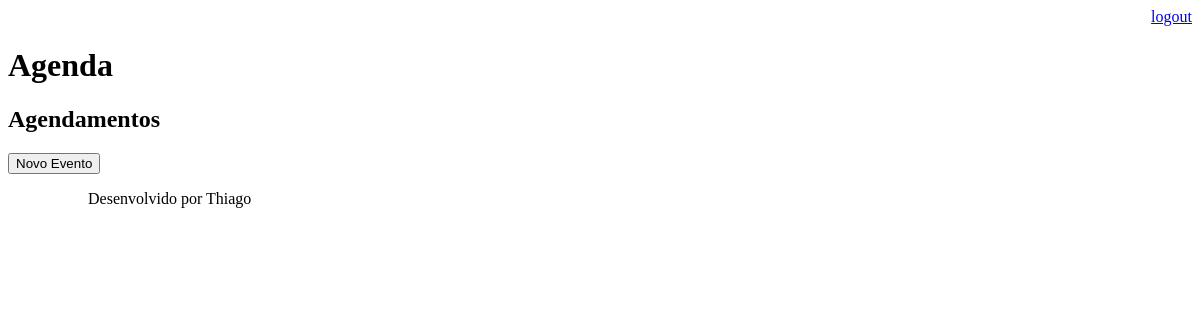
The page /agenda/ (signed in) on the database as committed earlier.
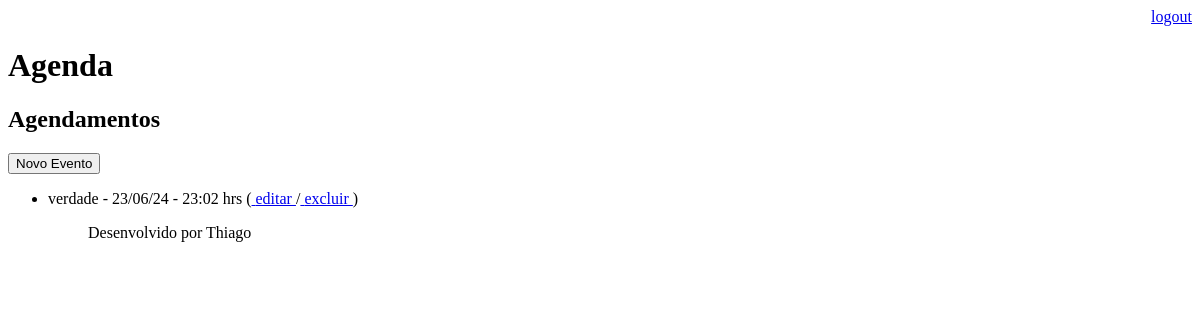
The same page on the database as committed later.
### core/models.py (models this page shows, shortened)
class Evento(models.Model):
    titulo = models.CharField(max_length=100)
    descricao = models.TextField(blank=True, null=True)
    data_evento = models.DateTimeField(verbose_name='Data do Evento')
    data_criacao = models.DateTimeField(auto_now=True)
    usuarios = models.ForeignKey (User, on_delete=models.CASCADE)
    class Meta:
        db_table = 'evento'
    def get_data_evento(self):
        return self.data_evento.strftime(' %d/%m/%y - %H:%M hrs')
    def get_evento_atrasado(self):
        if self.data_evento < datetime.now():
            return True
        else:
            return False

### core/views.py (the view)
# urls.py: path('agenda/',views.lista_eventos),
@login_required(login_url='/login/')
def lista_eventos(request):
    usuarios = request.user
    data_atual = datetime.now() - timedelta(hours=1)
    evento = Evento.objects.filter(usuarios = usuarios,
                                   data_evento__gt=data_atual)
    dados = {'eventos':evento}
    return render(request, 'agenda.html', dados)

### templates/agenda.html (shortened to what this page needs)
{% extends "model-page.html" %}
{% block content %}
    <h2>Agendamentos</h2>
    <a href="evento/">
        <button type="button">Novo Evento</button>
    </a>
    <ul style="font-size: 16px" >
        {% for evento in eventos %}
            <li>
                <div style=>
                    {{ evento.titulo }} -{{ evento.get_data_evento }}
                    (<a href="evento/?id={{ evento.id }}"> editar </a>
                    /<a href="evento/delete/{{ evento.id }}/"> excluir </a>)
                </div>
            </li>
        {% endfor %}
    <ul>
{% endblock %}

### templates/model-page.html
<!DOCTYPE html>
<html lang="en">
<head>
    {% include "model-header.html"%}
</head>
<body>
    {% block content %} {% endblock %}
    {% include "model-footer.html" %}
</body>
</html>

### templates/model-header.html (shortened to what this page needs)
<div align="right">
    <a href="/logout">logout</a>
</div>
<h1>Agenda</h1>

### templates/model-footer.html
<p>Desenvolvido por Thiago</p>

Rows that differ between the two databases and show on the page:
now on this page (row edited): Evento: titulo "verdade", get_data_evento "23/06/24 - 23:02 hrs"
